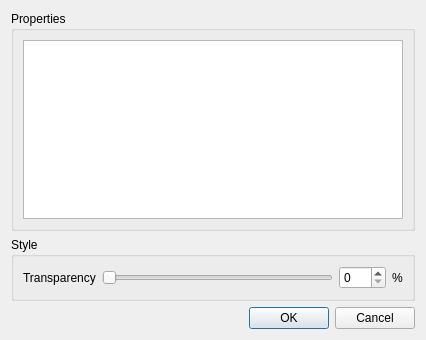
<?xml version="1.0" encoding="UTF-8"?>
<ui version="4.0">
 <class>Dialog</class>
 <widget class="QDialog" name="Dialog">
  <property name="geometry">
   <rect>
    <x>0</x>
    <y>0</y>
    <width>426</width>
    <height>340</height>
   </rect>
  </property>
  <property name="windowTitle">
   <string>Properties</string>
  </property>
  <layout class="QGridLayout" name="gridLayout">
   <item row="0" column="0">
    <layout class="QGridLayout" name="gridLayout_2">
     <item row="3" column="0">
      <widget class="QDialogButtonBox" name="buttonBox">
       <property name="orientation">
        <enum>Qt::Horizontal</enum>
       </property>
       <property name="standardButtons">
        <set>QDialogButtonBox::Cancel|QDialogButtonBox::Ok</set>
       </property>
      </widget>
     </item>
     <item row="2" column="0">
      <widget class="QGroupBox" name="groupBox_Style">
       <property name="sizePolicy">
        <sizepolicy hsizetype="Preferred" vsizetype="Fixed">
         <horstretch>0</horstretch>
         <verstretch>0</verstretch>
        </sizepolicy>
       </property>
       <property name="title">
        <string>Style</string>
       </property>
       <layout class="QVBoxLayout" name="verticalLayout">
        <property name="sizeConstraint">
         <enum>QLayout::SetDefaultConstraint</enum>
        </property>
        <item>
         <layout class="QFormLayout" name="formLayout">
          <property name="fieldGrowthPolicy">
           <enum>QFormLayout::AllNonFixedFieldsGrow</enum>
          </property>
          <item row="1" column="0">
           <widget class="QLabel" name="label">
            <property name="text">
             <string>Transparency</string>
            </property>
           </widget>
          </item>
          <item row="1" column="1">
           <layout class="QHBoxLayout" name="horizontalLayout_3">
            <item>
             <widget class="QSlider" name="horizontalSlider_Transparency">
              <property name="maximum">
               <number>100</number>
              </property>
              <property name="orientation">
               <enum>Qt::Horizontal</enum>
              </property>
             </widget>
            </item>
            <item>
             <widget class="QSpinBox" name="spinBox_Transparency">
              <property name="maximum">
               <number>100</number>
              </property>
             </widget>
            </item>
            <item>
             <widget class="QLabel" name="label_4">
              <property name="text">
               <string>%</string>
              </property>
             </widget>
            </item>
           </layout>
          </item>
         </layout>
        </item>
       </layout>
      </widget>
     </item>
     <item row="0" column="0">
      <widget class="QGroupBox" name="groupBox_Properties">
       <property name="title">
        <string>Properties</string>
       </property>
       <layout class="QGridLayout" name="gridLayout_3">
        <item row="0" column="0">
         <widget class="QTextEdit" name="textEdit_Properties">
          <property name="readOnly">
           <bool>true</bool>
          </property>
          <property name="tabStopWidth">
           <number>80</number>
          </property>
         </widget>
        </item>
       </layout>
      </widget>
     </item>
    </layout>
   </item>
  </layout>
 </widget>
 <resources/>
 <connections>
  <connection>
   <sender>buttonBox</sender>
   <signal>accepted()</signal>
   <receiver>Dialog</receiver>
   <slot>accept()</slot>
   <hints>
    <hint type="sourcelabel">
     <x>248</x>
     <y>254</y>
    </hint>
    <hint type="destinationlabel">
     <x>157</x>
     <y>274</y>
    </hint>
   </hints>
  </connection>
  <connection>
   <sender>buttonBox</sender>
   <signal>rejected()</signal>
   <receiver>Dialog</receiver>
   <slot>reject()</slot>
   <hints>
    <hint type="sourcelabel">
     <x>316</x>
     <y>260</y>
    </hint>
    <hint type="destinationlabel">
     <x>286</x>
     <y>274</y>
    </hint>
   </hints>
  </connection>
 </connections>
</ui>
